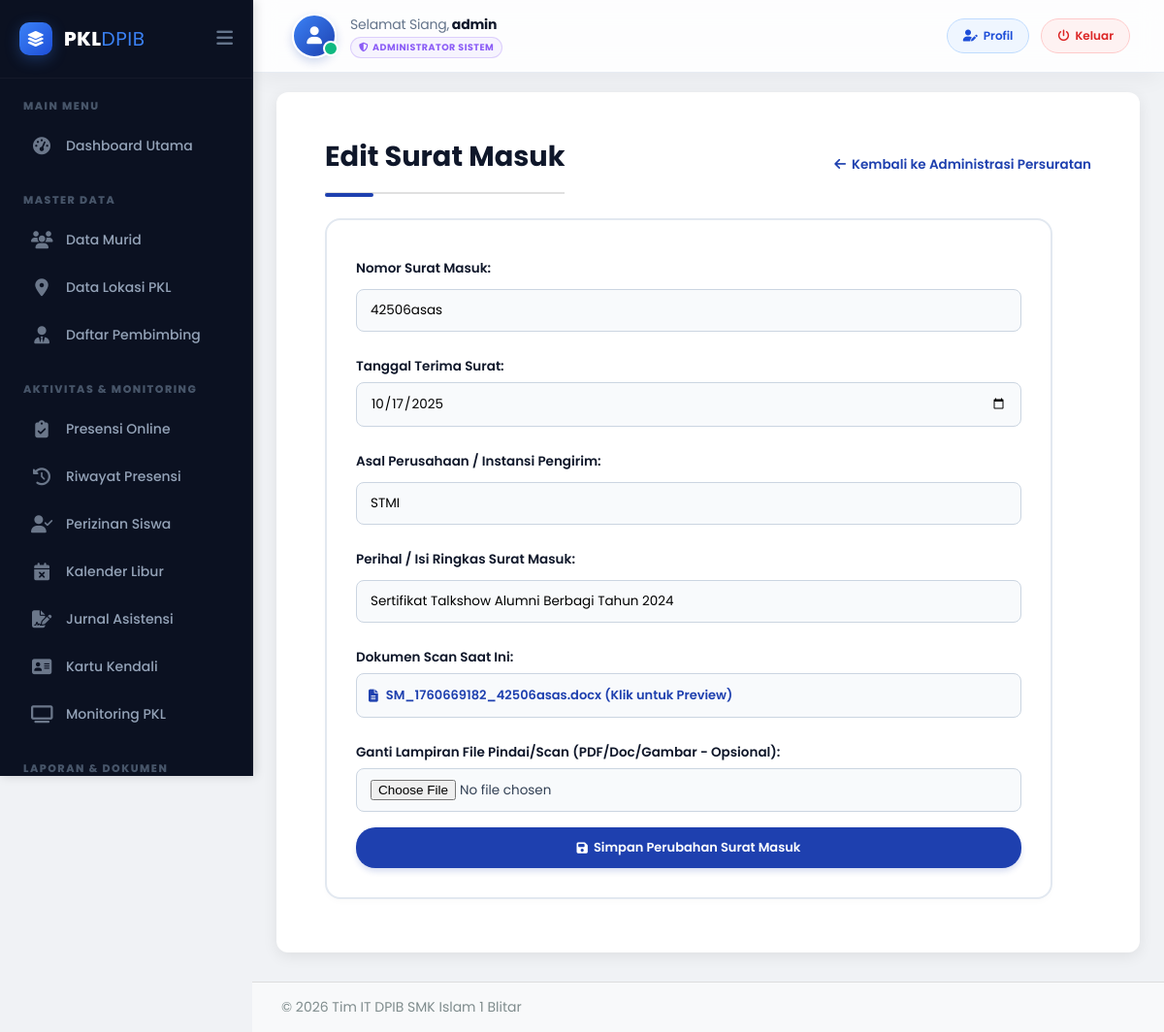
Screenshot of /admin/surat-masuk-edit.php?id=2 (signed in) with the database file from the repository.
### tables this page shows
CREATE TABLE `surat_masuk_pkl` (
  `masuk_id` int(11) NOT NULL,
  `nomor_surat_masuk` varchar(50) NOT NULL,
  `tanggal_terima` date NOT NULL,
  `asal_perusahaan` varchar(255) NOT NULL,
  `perihal` varchar(255) NOT NULL,
  `file_path` varchar(255) DEFAULT NULL,
  `created_at` timestamp NOT NULL DEFAULT current_timestamp()
);

### admin/surat-masuk-edit.php (the view, shortened to what this page needs)
<?php
include '../config/db-koneksi.php';
$upload_dir = '../uploads/surat/';
$masuk_id = isset($_GET['id']) ? (int)$_GET['id'] : 0;
$surat_data = null;
$stmt_get_data = $koneksi->prepare("SELECT masuk_id, nomor_surat_masuk, tanggal_terima, asal_perusahaan, perihal, file_path FROM surat_masuk_pkl WHERE masuk_id = ?");
$stmt_get_data->bind_param("i", $masuk_id);
$stmt_get_data->execute();
$result = $stmt_get_data->get_result();
if ($result->num_rows > 0) {
    $surat_data = $result->fetch_assoc();
} else {
    $message = "<div class='alert error'>Surat tidak ditemukan.</div>";
}
function formatTanggalInput($date_str) {
    return date('Y-m-d', strtotime($date_str));
}
?>
<!DOCTYPE html>
<html lang="id">
<head>
    <link rel="stylesheet" href="../css/style.css">
    <link rel="stylesheet" href="https://cdnjs.cloudflare.com/ajax/libs/font-awesome/6.5.2/css/all.min.css">
</head>
<body class="admin-body">
<?php include 'panel/sidebar.php'; ?>
<div class="main-content-wrapper">
    <?php include 'panel/navbar.php'; ?>
    <div class="admin-main-content">
        <div class="page-header-controls">
            <h1>Edit Surat Masuk</h1>
            <a href="persuratan.php?tab=masuk" class="btn-back-link">
                <i class="fas fa-arrow-left"></i> Kembali ke Administrasi Persuratan
            </a>
        </div>
        <?php if ($surat_data): ?>
        <div class="form-edit-container">
            <form method="POST" action="surat-masuk-edit.php?id=<?php echo $surat_data['masuk_id']; ?>" enctype="multipart/form-data" style="box-shadow: none; max-width: 100%; margin: 0; padding: 0;">
                <label for="nomor_surat_masuk">Nomor Surat Masuk:</label>
                <input type="text" id="nomor_surat_masuk" name="nomor_surat_masuk" value="<?php echo htmlspecialchars($surat_data['nomor_surat_masuk']); ?>" placeholder="Masukkan nomor agenda surat masuk..." required>
                <label for="tanggal_terima">Tanggal Terima Surat:</label>
                <input type="date" id="tanggal_terima" name="tanggal_terima" value="<?php echo formatTanggalInput($surat_data['tanggal_terima']); ?>" required>
                <label for="asal_perusahaan">Asal Perusahaan / Instansi Pengirim:</label>
                <input type="text" id="asal_perusahaan" name="asal_perusahaan" value="<?php echo htmlspecialchars($surat_data['asal_perusahaan']); ?>" placeholder="Masukkan nama instansi..." required>
                <label for="perihal">Perihal / Isi Ringkas Surat Masuk:</label>
                <input type="text" id="perihal" name="perihal" value="<?php echo htmlspecialchars($surat_data['perihal']); ?>" placeholder="Masukkan perihal surat..." required>
                <label>Dokumen Scan Saat Ini:</label>
                <div class="current-file-box">
                    <i class="fas fa-file-alt"></i>
                    <?php if (!empty($surat_data['file_path'])): ?>
                        <a href="<?php echo $upload_dir . urlencode($surat_data['file_path']); ?>" target="_blank" class="file-preview-link">
                            <?php echo basename($surat_data['file_path']); ?> (Klik untuk Preview)
                        </a>
                    <?php else: ?>
                        <span class="text-muted" style="font-style: italic;">Tidak ada dokumen arsip terlampir.</span>
                    <?php endif; ?>
                </div>
                <label for="file_dokumen_new">Ganti Lampiran File Pindai/Scan (PDF/Doc/Gambar - Opsional):</label>
                <input type="file" id="file_dokumen_new" name="file_dokumen_new" accept=".pdf, .doc, .docx, .jpg, .jpeg, .png">
                <button type="submit" class="btn-submit-save">
                    <i class="fas fa-save"></i> Simpan Perubahan Surat Masuk
                </button>
            </form>
        </div>
        <?php endif; ?>
    </div>
</div>
<?php include 'panel/footer.php'; ?>
</body>
</html>

### css/style.css (style rules this page uses)
html { scroll-behavior: smooth; }
body { font-family: 'Poppins', sans-serif; background-color: #f0f2f5; padding: 0; margin: 0; }
h1 { color: #2c3e50; font-weight: 700; font-size: 28px; border-bottom: 2px solid #e0e0e0; padding-bottom: 15px; margin-bottom: 25px; padding-left: 5%; padding-right: 5%; }
form { padding: 30px 40px; background: #ffffff; border-radius: 12px; box-shadow: 0 8px 20px rgba(0, 0, 0, 0.1); width: 100%; max-width: none; margin: 0; }
form label { display: block; margin-top: 10px; font-weight: 600; color: #34495e; }
form input[type="text"], form input[type="email"], form input[type="number"], form input[type="password"], form select { width: 100%; padding: 10px 15px; margin-top: 5px; margin-bottom: 15px; border: 1px solid #ced4da; border-radius: 6px; box-sizing: border-box; background-color: #f8f9fa; transition: border-color 0.2s; }
form button { background-color: #007bff; color: white; padding: 12px 20px; border: none; border-radius: 6px; cursor: pointer; font-size: 16px; font-weight: 600; transition: background-color 0.2s; box-shadow: 0 4px 10px rgba(0, 123, 255, 0.3); }
form { padding: 30px 40px; background: #ffffff; border-radius: 12px; box-shadow: 0 8px 20px rgba(0, 0, 0, 0.1); width: 100%; max-width: 90%; margin: 0 auto; }
.admin-body { display: flex; font-family: 'Poppins', sans-serif; background-color: #f0f2f5; min-height: 100vh; }
.main-content-wrapper { flex-grow: 1; display: flex; flex-direction: column; }
.admin-main-content { padding: 20px; flex-grow: 1; }
.admin-main-content h1 { font-size: 24px; padding-left: 0; padding-right: 0; margin-bottom: 20px; }

### admin/surat-masuk-edit.php (style rules this page uses)
:root { --mantap-blue-dark: #0f172a; --mantap-blue-main: #1e40af; --mantap-blue-light: #3b82f6; --mantap-blue-soft: #eff6ff; }
body { font-family: 'Poppins', sans-serif; background-color: #f8fafc; color: #334155; margin: 0; overflow-x: hidden !important; }
.main-content-wrapper { max-width: 100% !important; width: 100% !important; box-sizing: border-box !important; box-shadow: none !important; }
.admin-main-content { padding: 20px 25px 30px 25px !important; box-sizing: border-box !important; clear: both; width: 100% !important; }
.page-header-controls { display: flex; justify-content: space-between; align-items: center; margin-bottom: 25px; width: 100%; flex-wrap: wrap; gap: 15px; }
.page-header-controls h1 { font-weight: 700; color: #0f172a; font-size: 1.8rem; margin: 0; position: relative; }
.page-header-controls h1::after { content: ''; position: absolute; left: 0; bottom: -5px; width: 50px; height: 4px; background: var(--mantap-blue-main); border-radius: 2px; }
.btn-back-link { color: var(--mantap-blue-main); text-decoration: none; font-weight: 600; font-size: 13.5px; display: inline-flex; align-items: center; gap: 6px; }
.form-edit-container { background-color: white; padding: 30px; border-radius: 16px; max-width: 750px; width: 100%; border: 2px solid #e2e8f0; box-sizing: border-box; box-shadow: 0 4px 6px -1px rgba(0, 0, 0, 0.02); }
.form-edit-container label { display: block; margin-bottom: 6px; font-weight: 600; font-size: 13.5px; color: #0f172a; text-align: left; }
.form-edit-container input[type="text"], .form-edit-container input[type="date"], .form-edit-container select, .form-edit-container input[type="file"] { width: 100%; padding: 11px 14px; margin-bottom: 16px; border: 1px solid #cbd5e1; border-radius: 8px; font-family: 'Poppins', sans-serif; font-size: 13.5px; box-sizing: border-box; background-color: #f8fafc; }
.current-file-box { border: 1px solid #cbd5e1; padding: 12px; margin-bottom: 16px; border-radius: 8px; background: #f8fafc; font-size: 13px; display: inline-flex; align-items: center; gap: 8px; width: 100%; box-sizing: border-box; }
.current-file-box i { color: var(--mantap-blue-main); }
.file-preview-link { color: var(--mantap-blue-main); text-decoration: none; font-weight: 600; }
.btn-submit-save { padding: 11px 24px !important; font-weight: 600 !important; background-color: var(--mantap-blue-main); color: white; border: none; border-radius: 20px; font-size: 13px; cursor: pointer; font-family: 'Poppins', sans-serif; box-shadow: 0 4px 6px -1px rgba(30, 64, 175, 0.2); display: inline-flex; align-items: center; justify-content: center; gap: 6px; width: 100%; box-sizing: border-box; }

### admin/panel/navbar.php (style rules this page uses)
:root { --nav-height: 75px; }

### rows the page displays
surat_masuk_pkl: nomor_surat_masuk "42506asas", tanggal_terima "10/17/2025", asal_perusahaan "STMI", perihal "Sertifikat Talkshow Alumni Berbagi Tahun 2024", file_path "SM_1760669182_42506asas.docx"

### other values shown
$sapaan "Selamat Siang"
$current_full_name "admin"
$role_label "ADMINISTRATOR SISTEM"
